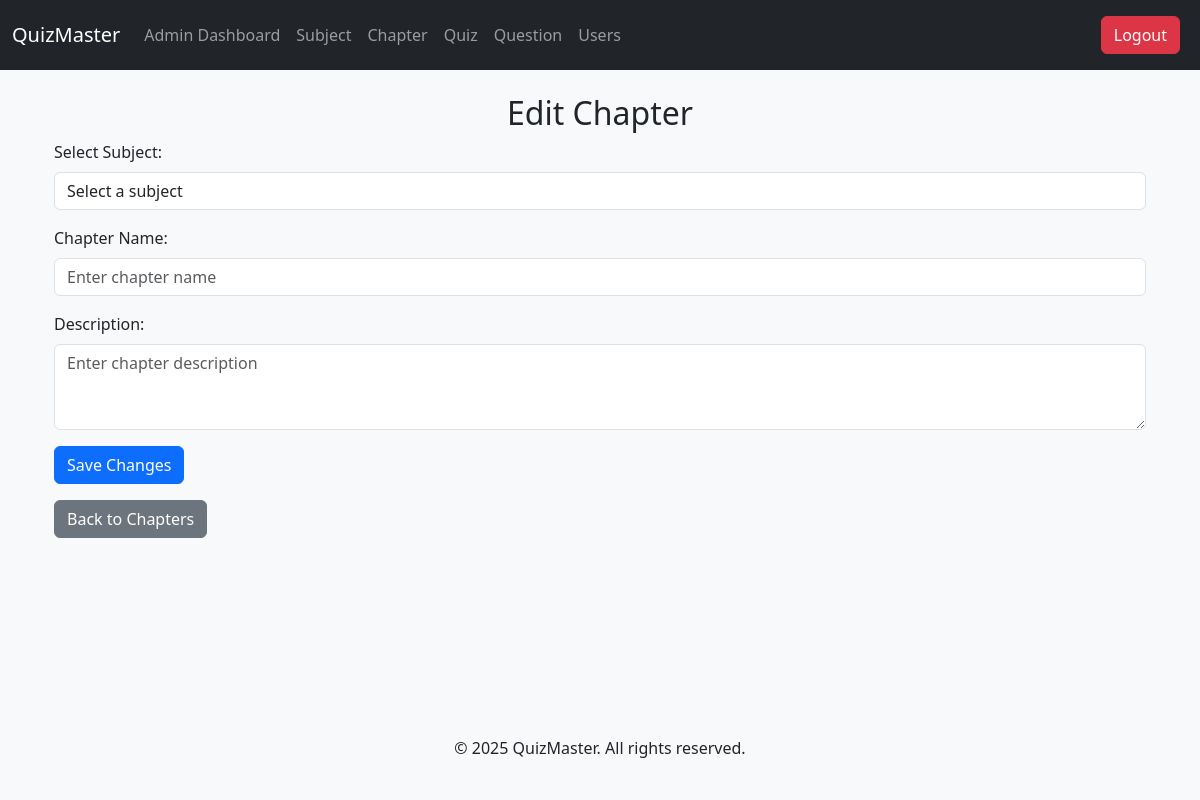
Page /admin/edit-chapter/2 (signed in) on the earlier database version.
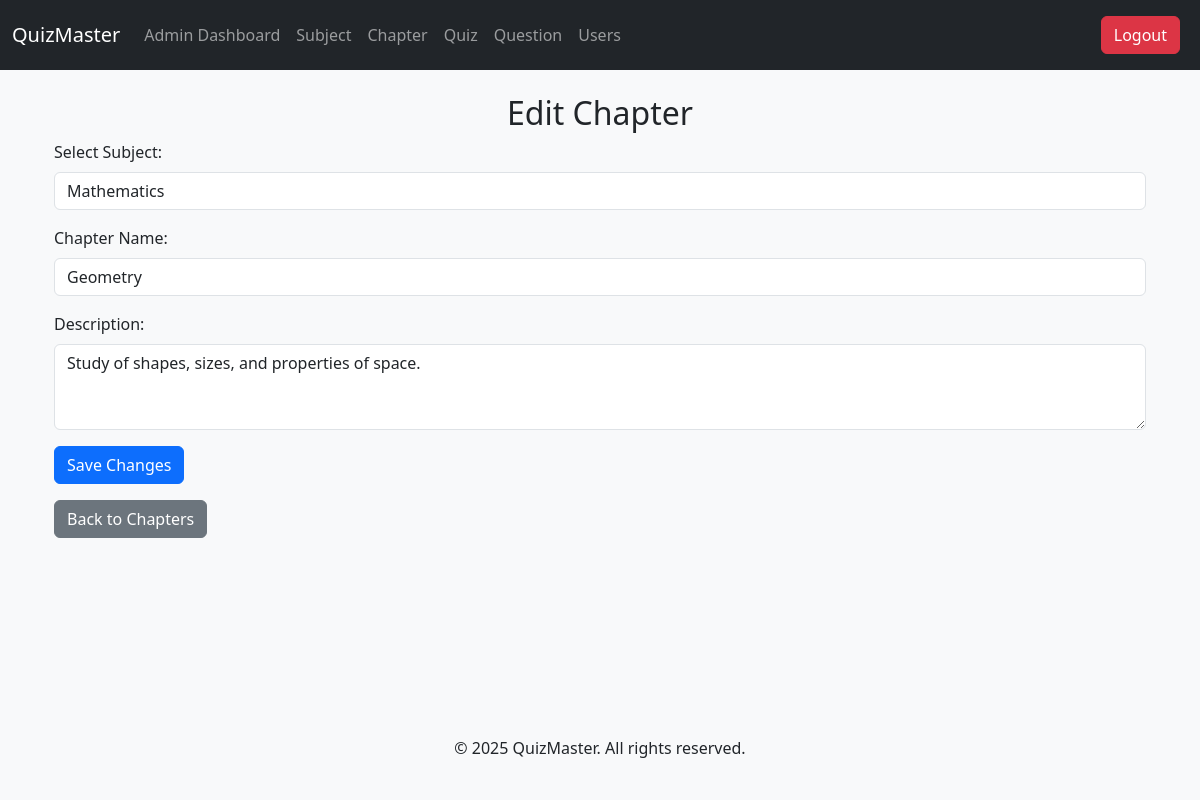
Same page on the later database version.
### tables this page shows
CREATE TABLE chapters (
            id INTEGER PRIMARY KEY AUTOINCREMENT,
            subject_id INTEGER,
            name TEXT NOT NULL,
            description TEXT,
            additional_fields TEXT,
            FOREIGN KEY (subject_id) REFERENCES subjects (id)
        );

CREATE TABLE subjects (
            id INTEGER PRIMARY KEY AUTOINCREMENT,
            name TEXT NOT NULL,
            description TEXT,
            additional_fields TEXT
        );

### app.py (the view, shortened to what this page needs)
@app.route('/admin/edit-chapter/<int:chapter_id>', methods=['GET', 'POST'])
@admin_required
def edit_chapter(chapter_id):
    conn = sqlite3.connect('database.db')
    cursor = conn.cursor()
    cursor.execute("SELECT * FROM chapters WHERE id=?", (chapter_id,))
    chapter = cursor.fetchone()
    cursor.execute("SELECT * FROM subjects")
    subjects = cursor.fetchall()
    conn.close()
    return render_template('edit_chapter.html', chapter=chapter, subjects=subjects)

### app.py (called while the page is built)
@login_manager.user_loader
def load_user(user_id):
    conn = sqlite3.connect('database.db')
    cursor = conn.cursor()
    cursor.execute("SELECT id, username, role FROM users WHERE id=?", (user_id,))
    user = cursor.fetchone()
    conn.close()
    if user:
        return User(user[0], user[1], user[2])
    return None

def admin_required(f):
    @wraps(f)
    def decorated_function(*args, **kwargs):
        if 'role' not in session or session['role'] != 'admin':
            return redirect(url_for('home'))  # Redirect to home if not admin
        return f(*args, **kwargs)
    return decorated_function

### templates/edit_chapter.html (shortened to what this page needs)
{% extends "base.html" %}
{% block content %}
<div class="container">
    <h2 class="text-center">Edit Chapter</h2>
    <form method="POST" action="/admin/edit-chapter/{{ chapter[0] }}">
        <div class="mb-3">
            <label for="subject_id" class="form-label">Select Subject:</label>
            <select class="form-control" id="subject_id" name="subject_id" required>
                <option value="">Select a subject</option>
                {% for subject in subjects %}
                    <option value="{{ subject[0] }}" {% if subject[0] == chapter[1] %}selected{% endif %}>{{ subject[1] }}</option>
                {% endfor %}
            </select>
        </div>
        <div class="mb-3">
            <label for="name" class="form-label">Chapter Name:</label>
            <input type="text" class="form-control" id="name" name="name" value="{{ chapter[2] }}" required placeholder="Enter chapter name">
        </div>
        <div class="mb-3">
            <label for="description" class="form-label">Description:</label>
            <textarea class="form-control" id="description" name="description" rows="3" placeholder="Enter chapter description">{{ chapter[3] }}</textarea>
        </div>
        <button type="submit" class="btn btn-primary">Save Changes</button>
    </form>
    <a href="/admin/chapter" class="btn btn-secondary mt-3">Back to Chapters</a>
</div>
{% endblock %}

Differences in the rows shown:
added chapters: subject_id "Mathematics", name "Geometry", description "Study of shapes, sizes, and properties of space."
Other differences:
form field subject_id: "Select a subject" → (not shown)
